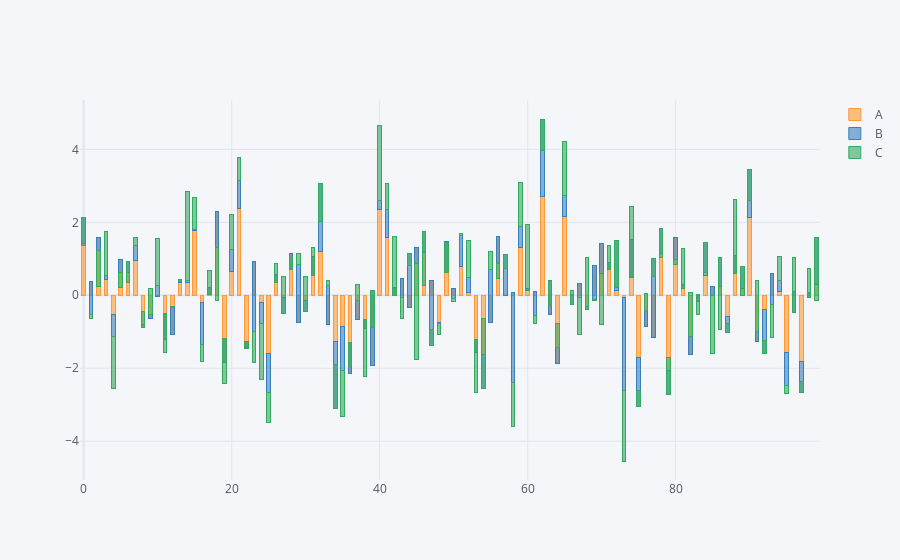

Write notebook code for a chart like this one.
### Code cell
df.iplot(kind = 'bar', barmode='stack', bargap=0.5)
